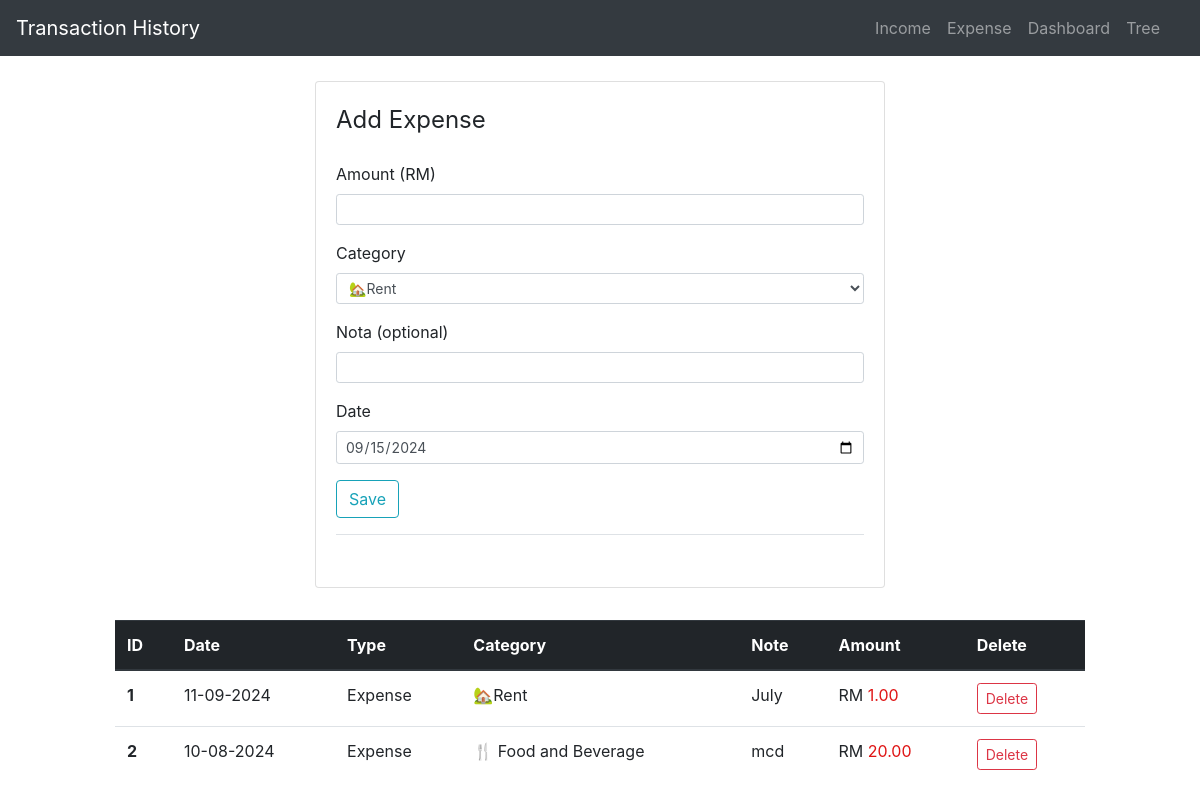
Before: /addexpense with the older database file.
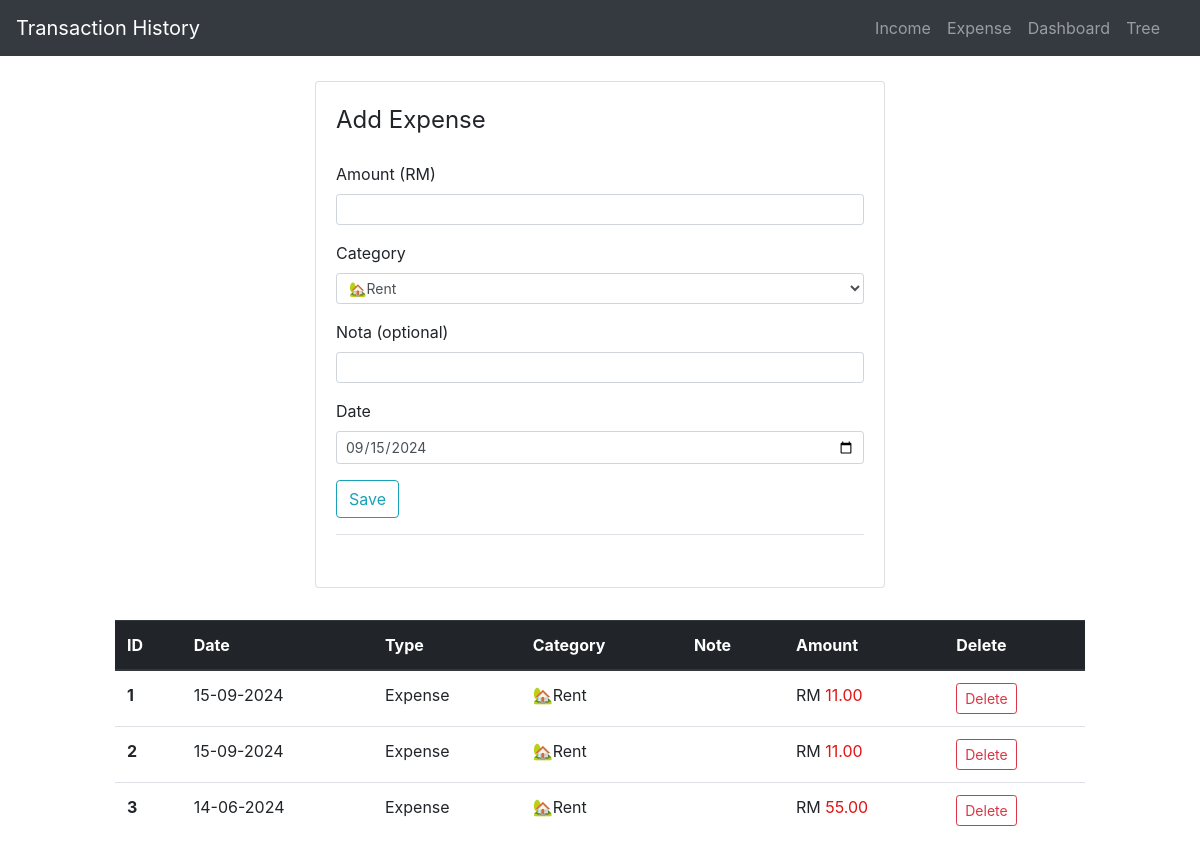
After: the same page with the newer database file.
### application/models.py (models this page shows, shortened)
class add_expenses(db.Model):
    id = db.Column(db.Integer, primary_key=True)
    amount = db.Column(db.Double, nullable=False)
    category = db.Column(db.String(30),nullable=False)
    date = db.Column(db.DateTime, nullable=False)
    type = db.Column(db.String(10), nullable=False, default= 'Expense')
    nota = db.Column(db.String(15))

### application/routes.py (the view, shortened to what this page needs)
@app.route('/addexpense', methods = ["POST", "GET"])
def add_expense():
    form = ExpenseForm()
    expenses = add_expenses.query.order_by(add_expenses.date.desc()).all()
    return render_template('add_expense.html', title="Add expense", form=form, expenses=expenses )

### application/form.py
class ExpenseForm(FlaskForm):
    amount = DecimalField('Amount (RM)', validators = [DataRequired(), NumberRange(min=0.01)])
    category = SelectField ('Category' , validators=[DataRequired()],
                                            choices  =[('🏡Rent', '🏡Rent'),
                                                      ('🍴 Food and Beverage','🍴 Food and Beverage'),
                                                      ('🛍️ Shopping','🛍️ Shopping'),
                                                      ('🚊 Transport',' 🚊Transport')])
    date = DateField('Date', format='%Y-%m-%d',default=date.today,  validators = [DataRequired()])
    nota = StringField('Nota (optional)', validators = [Optional()])
    submit = SubmitField('Save')

### application/templates/add_expense.html (shortened to what this page needs)
{% extends 'layout.html' %}
{% block content %}
<div class="col-xs-10 col-sm-6 col-md-6 ml-auto mr-auto">
    <div class="card card-style mb-2">
        <div class="card-body">
            <form action="" method="POST">
                <fieldset class="form-group">
                        <legend class="mb-4">Add Expense</legend>
                    <div class="form-group">
                        {{ form.amount.label(class="form-control-label") }}
                        {% if form.amount.errors %}
                        {{ form.amount(class="form-control form-control-sm is-invalid") }}
                        {% for error in form.amount.errors %}
                        <div class="invalid-feedback">
                            <span>{{error}}</span>
                        </div>
                        {% endfor %}
                        {% else %}
                        {{ form.amount(class="form-control form-control-sm") }}
                        {% endif %}
                    </div>
                    <div class="form-group">
                        {{ form.category.label(class = "form-control-label") }}
                        {{ form.category(class = "form-control form-control-sm") }}
                    </div>
                    <div class="form-group">
                        {{ form.nota.label(class = "form-control-label") }}
                        {{ form.nota(class = "form-control form-control-sm") }}
                    </div>
                    <div class="form-group">
                        {{ form.date.label(class = "form-control-label") }}
                        {{ form.date(class = "form-control form-control-sm") }}
                    </div>
                    <div class="form-group border-bottom pb-3">
                        {{ form.submit(class="btn btn-outline-info")}}
                    </div>
                </fieldset>
            </form>
        </div>
    </div>
</div>
<div class="col-sm-10 ml-auto mr-auto ">
    <br>
    <table class="table">
        <thead class="thead-dark">
            <tr>
                <th scope="col">ID</th>
                <th scope="col">Date</th>
                <th scope="col">Type</th>
                <th scope="col">Category</th>
                <th scope="col">Note</th>
                <th scope="col">Amount</th>
                <th scope="col">Delete</th>
            </tr>
        </thead>
        <tbody>
            {% for entry in expenses %}
                    <tr>
                        <th scope="row">{{loop.index}}</th>
                        <td>{{entry.date.strftime("%d-%m-%Y")}}</td>
                        <td>{{entry.type}}</td>
                        <td>{{entry.category }}</td>
                        <td>{{entry.nota }}</td>
                        <td class="amount-field">RM <span style="color: rgb(223, 20, 20);">{{ "{:.2f}".format(entry.amount) }}</span></td>
                        <td><a href="{{ url_for('delete', entry_id = entry.id, entry_type=entry.type, entry_amount=entry.amount, entry_date=entry.date.strftime('%Y-%m-%d %H:%M:%S'), next=url_for('add_expense'), type='Expense' ) }}"  class="btn btn-outline-danger btn-sm">Delete</a></td>
                    </tr>
            {% endfor %}
        </tbody>
    </table>
</div>
{% endblock %}

Changed rows visible on the page:
removed add_expenses: date "11-09-2024", type "Expense", category "🏡Rent", nota "July", amount "1.00"
removed add_expenses: date "10-08-2024", type "Expense", category "🍴 Food and Beverage", nota "mcd", amount "20.00"
added add_expenses: date "15-09-2024", type "Expense", category "🏡Rent", amount "11.00"
added add_expenses: date "15-09-2024", type "Expense", category "🏡Rent", amount "11.00"
added add_expenses: date "14-06-2024", type "Expense", category "🏡Rent", amount "55.00"
